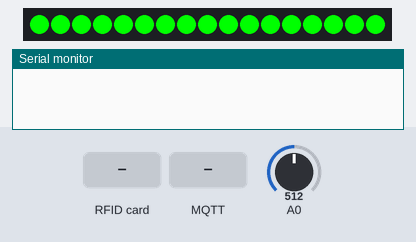
Simulated run of this sketch. Board: ESP8266 (NodeMCU). Shown: 17 RGB LEDs in strip order, left to right, the last lines printed to the serial monitor. The inputs (shaded band) are chosen by the test bench; at power-on: A0 = 512. WiFi joins after 1.5 s; servers stay silent unless stated; no MQTT or app messages arrive unless stated.

Above: at 3.9 s.
At 6.1 s:
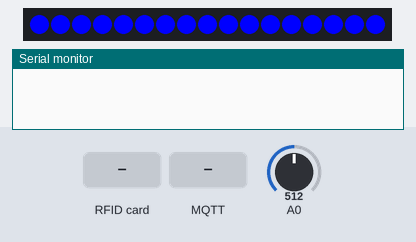
At 9.3 s:
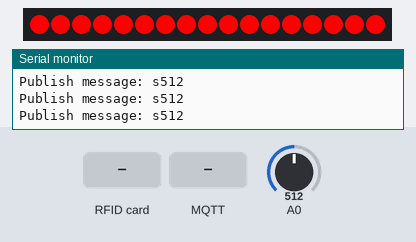
9.4 s: RFID card 5E 7A 19 C4 held to the reader
10.9 s: MQTT message "0" arrives on the first subscribed topic
Timing chart, 0 to 13.9 s (numbered marks = the images above; inputs shaded):
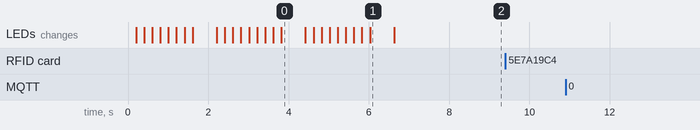

Measured:
- what the display in image 1 shows lasts 0.6 s, from 6.0 s to 6.6 s

The sketch:

nfc.ino
```cpp
#include <ESP8266WiFi.h>
#include <SPI.h>
#include "MFRC522.h"
#include <Adafruit_NeoPixel.h>
#include <PubSubClient.h>

/* wiring the MFRC522 to ESP8266 (ESP-12)
  RST     = GPIO5
  SDA(SS) = GPIO4
  MOSI    = GPIO13
  MISO    = GPIO12
  SCK     = GPIO14
  GND     = GND
  3.3V    = 3.3V
*/
const int RST_PIN = 0; // RST-PIN für RC522 - RFID - SPI - Modul GPIO5
const int SS_PIN = 15; // SDA-PIN für RC522 - RFID - SPI - Modul GPIO4
const int LED_PIN = 5; // Pin which the leds are connected (GPIO5 = D1)

const int NUMPIXELS = 17;   // Total number of Leds in each tile
const int GROUPSIZE = 4;    // Size of the leds in each group
const int SENSORTRESH = 50; // Treshhold for the data from piezo element
const int NFCTIMEOUT = 500;

const char *ssid = "Ziggo78F5D45"; // change according to your Network - cannot be longer than 32 characters!
const char *pass = "Sx7phx8fnkeP"; // change according to your Network
const char *mqtt_server = "192.168.178.40";
const char *NAME = "Tile0";
const char *TOPIC = "t0";
const char *LEDTOPIC = "led0";

MFRC522 mfrc522(SS_PIN, RST_PIN); // Create MFRC522 instance
Adafruit_NeoPixel pixels = Adafruit_NeoPixel(NUMPIXELS, LED_PIN, NEO_GRB + NEO_KHZ800);
WiFiClient espClient;
PubSubClient client(espClient);

int sensorValue;
bool foundCard = true;

long lastMsg = 0;
char msg[50];

int lastState = 0;
int readData;
MFRC522::StatusCode status; // variable to get card status

byte buffer[18]; // data transfer buffer (16+2 bytes data+CRC)
byte size = sizeof(buffer);

uint8_t pageAddr = 0x06;

void setup()
{
  pixels.begin(); // Initialize the NeoPixel library.
  StartSequence();

  Serial.begin(115200); // Initialize serial communications

  SPI.begin();        // Init SPI bus
  mfrc522.PCD_Init(); // Init MFRC522
  mfrc522.PCD_SetAntennaGain(mfrc522.RxGain_max);

  setup_wifi();
  client.setServer(mqtt_server, 1883);
  client.setCallback(callback);
}

void loop() {
  maintainWiFiConnection();
  maintainMQTTConnection();

  if (mfrc522.PICC_IsNewCardPresent() && mfrc522.PICC_ReadCardSerial()) {
    handleRFID();
  }

  processSensorData();

  manageNFCReadings();

  delay(10); // Short delay to stabilize loop execution
}

void maintainWiFiConnection() {
  if (WiFi.status() != WL_CONNECTED) {
    setup_wifi();
  }
}

void maintainMQTTConnection() {
  if (!client.connected()) {
    connectMQTT();
  }
  client.loop();
}

void processSensorData() {
  sensorValue = analogRead(A0);
  if (sensorValue >= SENSORTRESH) {
    sendSensor(sensorValue);
  }
}

void manageNFCReadings() {
  long now = millis();
  if (now - lastMsg > NFCTIMEOUT) {
    if (!foundCard && lastState != 0) {
      sendNull();
      lastState = 0;
    } else if (foundCard && lastState != 1) {
      sendMsg(readData);
      lastState = 1;
    }
    foundCard = false;
    lastMsg = now;
  }
}

void handleRFID() {
  if (lastState == 0) {
    status = (MFRC522::StatusCode)mfrc522.MIFARE_Read(pageAddr, buffer, &size);
    if (status != MFRC522::STATUS_OK) {
      Serial.print(F("MIFARE_Read() failed: "));
      Serial.println(mfrc522.GetStatusCodeName(status));
      return;
    }

    Serial.print(F("Read data: "));
    Serial.write(buffer[0]);
    Serial.println();

    readData = buffer[0];
    memset(buffer, 0, 18);
  }
  foundCard = true;
}


void connectMQTT()
{
  // Loop until we're reconnected
  while (!client.connected())
  {
    Serial.print("Attempting MQTT connection...");
    // Attempt to connect
    if (client.connect(NAME))
    {
      Serial.println("connected");
      // Subscribe to topics here if needed
      client.subscribe(TOPIC);
    }
    else
    {
      Serial.print("failed, rc=");
      Serial.print(client.state());
      Serial.println(" try again in 5 seconds");
      // Wait 5 seconds before retrying
      delay(5000);
    }
  }
}

void setup_wifi()
{
  delay(10);
  // Start by connecting to a WiFi network
  Serial.println();
  Serial.print("Connecting to ");
  Serial.println(ssid);

  WiFi.begin(ssid, pass);

  while (WiFi.status() != WL_CONNECTED)
  {
    delay(500);
    Serial.print(".");
  }

  Serial.println("");
  Serial.println("WiFi connected");
  Serial.println("IP address: ");
  Serial.println(WiFi.localIP());
}

void sendMsg(int ms)
{
  snprintf(msg, 75, "a%ld", ms - 48);
  Serial.print("Publish message: ");
  Serial.println(msg);
  client.publish(TOPIC, msg);
}

void sendNull()
{
  snprintf(msg, 75, "a%ld", 0);
  Serial.print("Publish message: ");
  Serial.println(msg);
  client.publish(TOPIC, msg);
}

void sendSensor(int ms)
{
  snprintf(msg, 75, "s%ld", ms);
  Serial.print("Publish message: ");
  Serial.println(msg);
  client.publish(TOPIC, msg);
}

void callback(char *topic, byte *payload, unsigned int length)
{
  Serial.print("Message arrived [");
  Serial.print(topic);
  Serial.print("] ");

  // Directly calculate integer values from the payload bytes
  int r = (payload[0] - '0') * 100 + (payload[1] - '0') * 10 + (payload[2] - '0');
  int g = (payload[3] - '0') * 100 + (payload[4] - '0') * 10 + (payload[5] - '0');
  int b = (payload[6] - '0') * 100 + (payload[7] - '0') * 10 + (payload[8] - '0');

  int t = payload[9] - '0';                               // Assuming payload contains ASCII characters
  int d = (payload[10] - '0') * 10 + (payload[11] - '0'); // Assuming two digits

  Serial.print(t);
  Serial.println(d);

  switch (t)
  {
  case 1:
    ColorAll(r, g, b);
    break;
  case 2:
    ColorPer(r, g, b, 50);
    break;
  case 3:
    ColorGroup(r, g, b, d);
    break;
  case 4:
    ColorLed(r, g, b, d);
    break;
  }
}

// Helper routine to dump a byte array as hex values to Serial
void dump_byte_array(byte *buffer, byte bufferSize)
{
  for (byte i = 0; i < bufferSize; i++)
  {
    Serial.print(buffer[i] < 0x10 ? " 0" : " ");
    Serial.print(buffer[i], HEX);
  }
}

void StartSequence()
{
  ColorPer(255, 0, 0, 100);
  delay(500);
  ColorPer(0, 255, 0, 100);
  delay(500);
  ColorPer(0, 0, 255, 100);
  delay(500);
  ColorAll(255, 0, 0);
}

void ColorAll(int r, int g, int b)
{
  for (int i = 0; i < NUMPIXELS; i++)
  {
    // pixels.Color takes RGB values, from 0,0,0 up to 255,255,255
    pixels.setPixelColor(i, pixels.Color(r, g, b)); // Moderately bright green color.
  }
  pixels.show(); // This sends the updated pixel color to the hardware.
}

void ColorLed(int r, int g, int b, int l)
{
  pixels.setPixelColor(l, pixels.Color(r, g, b)); // Moderately bright green color.
  pixels.show();                                  // This sends the updated pixel color to the hardware.
}

void ColorPer(int r, int g, int b, int del)
{
  for (int i = 0; i < NUMPIXELS; i++)
  {
    // pixels.Color takes RGB values, from 0,0,0 up to 255,255,255
    pixels.setPixelColor(i, pixels.Color(r, g, b)); // Moderately bright green color.
    pixels.show();                                  // This sends the updated pixel color to the hardware.
    delay(del);
  }
}

void ColorGroup(int r, int g, int b, int group)
{
  for (int i = GROUPSIZE * group; i < GROUPSIZE * group + GROUPSIZE; i++)
  {
    // pixels.Color takes RGB values, from 0,0,0 up to 255,255,255
    pixels.setPixelColor(i, pixels.Color(r, g, b)); // Moderately bright green color.
    pixels.show();                                  // This sends the updated pixel color to the hardware.
    delay(100);
  }
}
```
